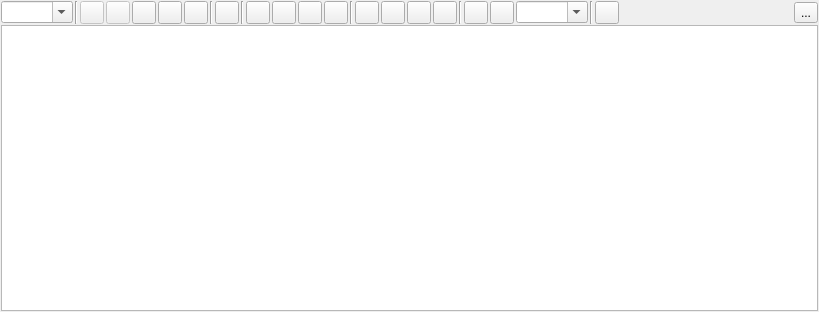
<?xml version="1.0" encoding="UTF-8"?>
<ui version="4.0">
 <class>MRichTextEdit</class>
 <widget class="QWidget" name="MRichTextEdit">
  <property name="geometry">
   <rect>
    <x>0</x>
    <y>0</y>
    <width>819</width>
    <height>312</height>
   </rect>
  </property>
  <property name="windowTitle">
   <string notr="true"/>
  </property>
  <layout class="QVBoxLayout" name="verticalLayout">
   <property name="spacing">
    <number>1</number>
   </property>
   <property name="leftMargin">
    <number>1</number>
   </property>
   <property name="topMargin">
    <number>1</number>
   </property>
   <property name="rightMargin">
    <number>1</number>
   </property>
   <property name="bottomMargin">
    <number>1</number>
   </property>
   <item>
    <widget class="QWidget" name="f_toolbar" native="true">
     <layout class="QHBoxLayout" name="horizontalLayout">
      <property name="spacing">
       <number>2</number>
      </property>
      <property name="leftMargin">
       <number>0</number>
      </property>
      <property name="topMargin">
       <number>0</number>
      </property>
      <property name="rightMargin">
       <number>0</number>
      </property>
      <property name="bottomMargin">
       <number>0</number>
      </property>
      <item>
       <widget class="QComboBox" name="f_paragraph">
        <property name="focusPolicy">
         <enum>Qt::ClickFocus</enum>
        </property>
        <property name="toolTip">
         <string>Paragraph formatting</string>
        </property>
        <property name="editable">
         <bool>true</bool>
        </property>
       </widget>
      </item>
      <item>
       <widget class="Line" name="line_4">
        <property name="orientation">
         <enum>Qt::Vertical</enum>
        </property>
       </widget>
      </item>
      <item>
       <widget class="QToolButton" name="f_undo">
        <property name="enabled">
         <bool>false</bool>
        </property>
        <property name="focusPolicy">
         <enum>Qt::ClickFocus</enum>
        </property>
        <property name="toolTip">
         <string>Undo (CTRL+Z)</string>
        </property>
        <property name="icon">
         <iconset theme="edit-undo">
          <normaloff>C:/Users/Daniel Fabian/.designer/backup</normaloff>C:/Users/Daniel Fabian/.designer/backup</iconset>
        </property>
        <property name="iconSize">
         <size>
          <width>16</width>
          <height>16</height>
         </size>
        </property>
       </widget>
      </item>
      <item>
       <widget class="QToolButton" name="f_redo">
        <property name="enabled">
         <bool>false</bool>
        </property>
        <property name="focusPolicy">
         <enum>Qt::ClickFocus</enum>
        </property>
        <property name="toolTip">
         <string>Redo</string>
        </property>
        <property name="icon">
         <iconset theme="edit-redo">
          <normaloff>C:/Users/Daniel Fabian/.designer/backup</normaloff>C:/Users/Daniel Fabian/.designer/backup</iconset>
        </property>
        <property name="iconSize">
         <size>
          <width>16</width>
          <height>16</height>
         </size>
        </property>
       </widget>
      </item>
      <item>
       <widget class="QToolButton" name="f_cut">
        <property name="focusPolicy">
         <enum>Qt::ClickFocus</enum>
        </property>
        <property name="toolTip">
         <string>Cut (CTRL+X)</string>
        </property>
        <property name="icon">
         <iconset theme="edit-cut">
          <normaloff>C:/Users/Daniel Fabian/.designer/backup</normaloff>C:/Users/Daniel Fabian/.designer/backup</iconset>
        </property>
        <property name="iconSize">
         <size>
          <width>16</width>
          <height>16</height>
         </size>
        </property>
       </widget>
      </item>
      <item>
       <widget class="QToolButton" name="f_copy">
        <property name="focusPolicy">
         <enum>Qt::ClickFocus</enum>
        </property>
        <property name="toolTip">
         <string>Copy (CTRL+C)</string>
        </property>
        <property name="icon">
         <iconset theme="edit-copy">
          <normaloff>C:/Users/Daniel Fabian/.designer/backup</normaloff>C:/Users/Daniel Fabian/.designer/backup</iconset>
        </property>
        <property name="iconSize">
         <size>
          <width>16</width>
          <height>16</height>
         </size>
        </property>
       </widget>
      </item>
      <item>
       <widget class="QToolButton" name="f_paste">
        <property name="focusPolicy">
         <enum>Qt::ClickFocus</enum>
        </property>
        <property name="toolTip">
         <string>Paste (CTRL+V)</string>
        </property>
        <property name="icon">
         <iconset theme="edit-paste">
          <normaloff>C:/Users/Daniel Fabian/.designer/backup</normaloff>C:/Users/Daniel Fabian/.designer/backup</iconset>
        </property>
        <property name="iconSize">
         <size>
          <width>16</width>
          <height>16</height>
         </size>
        </property>
       </widget>
      </item>
      <item>
       <widget class="Line" name="line">
        <property name="orientation">
         <enum>Qt::Vertical</enum>
        </property>
       </widget>
      </item>
      <item>
       <widget class="QToolButton" name="f_link">
        <property name="focusPolicy">
         <enum>Qt::ClickFocus</enum>
        </property>
        <property name="toolTip">
         <string>Link (CTRL+L)</string>
        </property>
        <property name="icon">
         <iconset theme="applications-internet">
          <normaloff>C:/Users/Daniel Fabian/.designer/backup</normaloff>C:/Users/Daniel Fabian/.designer/backup</iconset>
        </property>
        <property name="iconSize">
         <size>
          <width>16</width>
          <height>16</height>
         </size>
        </property>
        <property name="checkable">
         <bool>true</bool>
        </property>
       </widget>
      </item>
      <item>
       <widget class="Line" name="line_3">
        <property name="orientation">
         <enum>Qt::Vertical</enum>
        </property>
       </widget>
      </item>
      <item>
       <widget class="QToolButton" name="f_bold">
        <property name="focusPolicy">
         <enum>Qt::ClickFocus</enum>
        </property>
        <property name="toolTip">
         <string notr="true">Bold (CTRL+B)</string>
        </property>
        <property name="icon">
         <iconset theme="format-text-bold">
          <normaloff>C:/Users/Daniel Fabian/.designer/backup</normaloff>C:/Users/Daniel Fabian/.designer/backup</iconset>
        </property>
        <property name="iconSize">
         <size>
          <width>16</width>
          <height>16</height>
         </size>
        </property>
        <property name="checkable">
         <bool>true</bool>
        </property>
       </widget>
      </item>
      <item>
       <widget class="QToolButton" name="f_italic">
        <property name="focusPolicy">
         <enum>Qt::ClickFocus</enum>
        </property>
        <property name="toolTip">
         <string>Italic (CTRL+I)</string>
        </property>
        <property name="icon">
         <iconset theme="format-text-italic">
          <normaloff>C:/Users/Daniel Fabian/.designer/backup</normaloff>C:/Users/Daniel Fabian/.designer/backup</iconset>
        </property>
        <property name="iconSize">
         <size>
          <width>16</width>
          <height>16</height>
         </size>
        </property>
        <property name="checkable">
         <bool>true</bool>
        </property>
       </widget>
      </item>
      <item>
       <widget class="QToolButton" name="f_underline">
        <property name="focusPolicy">
         <enum>Qt::ClickFocus</enum>
        </property>
        <property name="toolTip">
         <string>Underline (CTRL+U)</string>
        </property>
        <property name="icon">
         <iconset theme="format-text-underline">
          <normaloff>C:/Users/Daniel Fabian/.designer/backup</normaloff>C:/Users/Daniel Fabian/.designer/backup</iconset>
        </property>
        <property name="iconSize">
         <size>
          <width>16</width>
          <height>16</height>
         </size>
        </property>
        <property name="checkable">
         <bool>true</bool>
        </property>
       </widget>
      </item>
      <item>
       <widget class="QToolButton" name="f_strikeout">
        <property name="checkable">
         <bool>true</bool>
        </property>
       </widget>
      </item>
      <item>
       <widget class="Line" name="line_5">
        <property name="orientation">
         <enum>Qt::Vertical</enum>
        </property>
       </widget>
      </item>
      <item>
       <widget class="QToolButton" name="f_list_bullet">
        <property name="focusPolicy">
         <enum>Qt::ClickFocus</enum>
        </property>
        <property name="toolTip">
         <string>Bullet list (CTRL+-)</string>
        </property>
        <property name="iconSize">
         <size>
          <width>16</width>
          <height>16</height>
         </size>
        </property>
        <property name="checkable">
         <bool>true</bool>
        </property>
       </widget>
      </item>
      <item>
       <widget class="QToolButton" name="f_list_ordered">
        <property name="focusPolicy">
         <enum>Qt::ClickFocus</enum>
        </property>
        <property name="toolTip">
         <string>Ordered list (CTRL+=)</string>
        </property>
        <property name="iconSize">
         <size>
          <width>16</width>
          <height>16</height>
         </size>
        </property>
        <property name="checkable">
         <bool>true</bool>
        </property>
       </widget>
      </item>
      <item>
       <widget class="QToolButton" name="f_indent_dec">
        <property name="focusPolicy">
         <enum>Qt::ClickFocus</enum>
        </property>
        <property name="toolTip">
         <string>Decrease indentation (CTRL+,)</string>
        </property>
        <property name="icon">
         <iconset theme="format-indent-less">
          <normaloff>C:/Users/Daniel Fabian/.designer/backup</normaloff>C:/Users/Daniel Fabian/.designer/backup</iconset>
        </property>
        <property name="iconSize">
         <size>
          <width>16</width>
          <height>16</height>
         </size>
        </property>
       </widget>
      </item>
      <item>
       <widget class="QToolButton" name="f_indent_inc">
        <property name="focusPolicy">
         <enum>Qt::ClickFocus</enum>
        </property>
        <property name="toolTip">
         <string>Increase indentation (CTRL+.)</string>
        </property>
        <property name="icon">
         <iconset theme="format-indent-more">
          <normaloff>C:/Users/Daniel Fabian/.designer/backup</normaloff>C:/Users/Daniel Fabian/.designer/backup</iconset>
        </property>
        <property name="iconSize">
         <size>
          <width>16</width>
          <height>16</height>
         </size>
        </property>
       </widget>
      </item>
      <item>
       <widget class="Line" name="line_2">
        <property name="orientation">
         <enum>Qt::Vertical</enum>
        </property>
       </widget>
      </item>
      <item>
       <widget class="QToolButton" name="f_fgcolor">
        <property name="focusPolicy">
         <enum>Qt::ClickFocus</enum>
        </property>
        <property name="toolTip">
         <string>Text foreground color</string>
        </property>
        <property name="iconSize">
         <size>
          <width>16</width>
          <height>16</height>
         </size>
        </property>
       </widget>
      </item>
      <item>
       <widget class="QToolButton" name="f_bgcolor">
        <property name="focusPolicy">
         <enum>Qt::ClickFocus</enum>
        </property>
        <property name="toolTip">
         <string>Text background color</string>
        </property>
        <property name="iconSize">
         <size>
          <width>16</width>
          <height>16</height>
         </size>
        </property>
       </widget>
      </item>
      <item>
       <widget class="QComboBox" name="f_fontsize">
        <property name="focusPolicy">
         <enum>Qt::ClickFocus</enum>
        </property>
        <property name="toolTip">
         <string>Font size</string>
        </property>
        <property name="editable">
         <bool>true</bool>
        </property>
       </widget>
      </item>
      <item>
       <widget class="Line" name="line_6">
        <property name="orientation">
         <enum>Qt::Vertical</enum>
        </property>
       </widget>
      </item>
      <item>
       <widget class="QToolButton" name="f_image"/>
      </item>
      <item>
       <spacer name="horizontalSpacer">
        <property name="orientation">
         <enum>Qt::Horizontal</enum>
        </property>
        <property name="sizeHint" stdset="0">
         <size>
          <width>40</width>
          <height>20</height>
         </size>
        </property>
       </spacer>
      </item>
      <item>
       <widget class="QToolButton" name="f_menu">
        <property name="text">
         <string>...</string>
        </property>
       </widget>
      </item>
     </layout>
     <zorder>f_paragraph</zorder>
     <zorder>line_4</zorder>
     <zorder>f_undo</zorder>
     <zorder>f_redo</zorder>
     <zorder>f_cut</zorder>
     <zorder>f_copy</zorder>
     <zorder>f_paste</zorder>
     <zorder>line</zorder>
     <zorder>f_link</zorder>
     <zorder>line_3</zorder>
     <zorder>f_italic</zorder>
     <zorder>f_underline</zorder>
     <zorder>line_2</zorder>
     <zorder>f_fontsize</zorder>
     <zorder>line_5</zorder>
     <zorder>f_list_bullet</zorder>
     <zorder>f_list_ordered</zorder>
     <zorder>f_indent_dec</zorder>
     <zorder>f_indent_inc</zorder>
     <zorder>f_bold</zorder>
     <zorder>f_bgcolor</zorder>
     <zorder>f_strikeout</zorder>
     <zorder>f_image</zorder>
     <zorder>line_6</zorder>
     <zorder>f_menu</zorder>
     <zorder>f_fgcolor</zorder>
    </widget>
   </item>
   <item>
    <widget class="MTextEdit" name="f_textedit">
     <property name="autoFormatting">
      <set>QTextEdit::AutoNone</set>
     </property>
     <property name="tabChangesFocus">
      <bool>true</bool>
     </property>
    </widget>
   </item>
  </layout>
 </widget>
 <customwidgets>
  <customwidget>
   <class>MTextEdit</class>
   <extends>QTextEdit</extends>
   <header>mtextedit.h</header>
  </customwidget>
 </customwidgets>
 <tabstops>
  <tabstop>f_textedit</tabstop>
  <tabstop>f_strikeout</tabstop>
  <tabstop>f_image</tabstop>
  <tabstop>f_menu</tabstop>
 </tabstops>
 <resources/>
 <connections/>
</ui>
